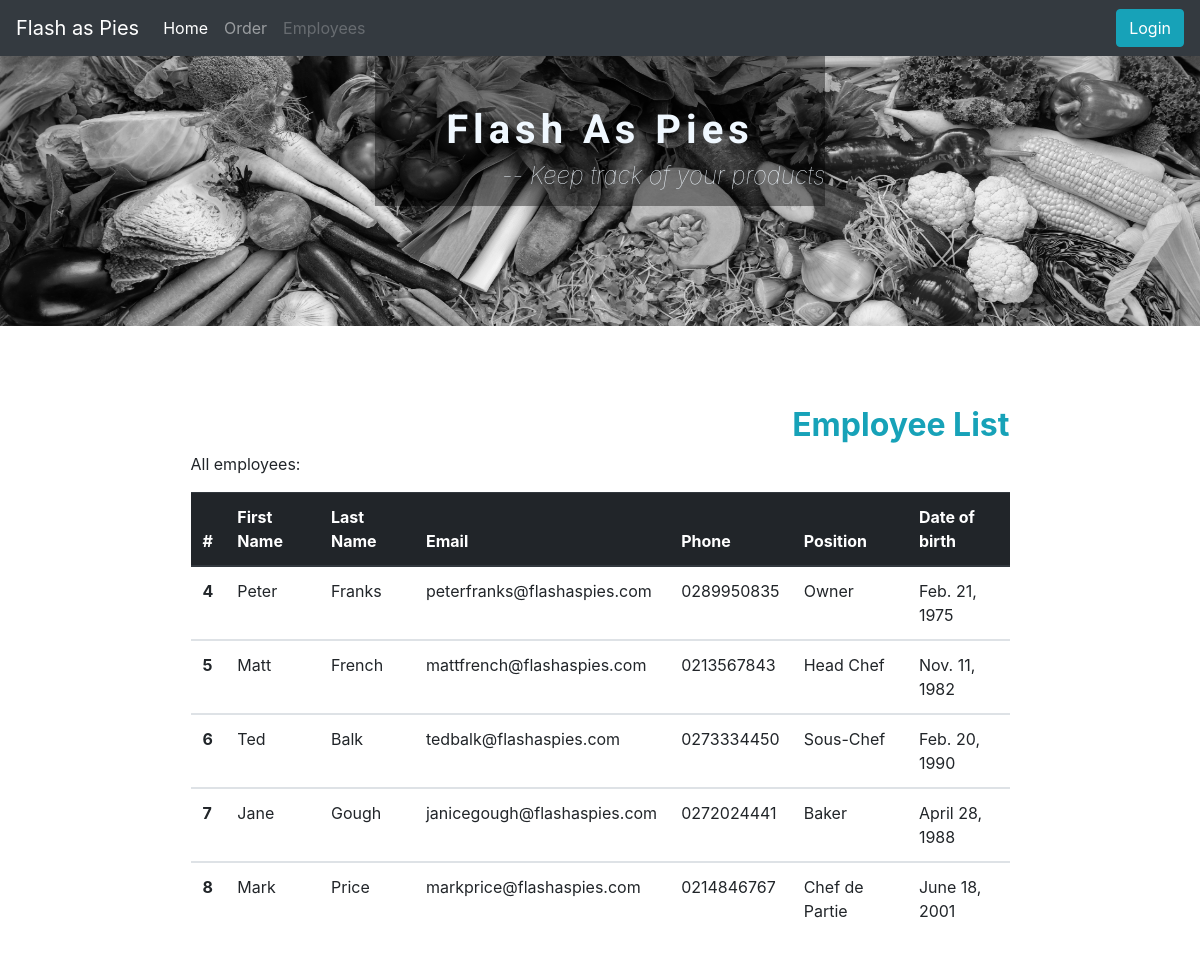
Page /staff/ on the committed database.
### flashAsPie/models.py (models this page shows, shortened)
class User (models.Model):
    user_id = models.AutoField(primary_key=True)
    username = models.CharField(max_length = 15, unique = True)
    password = models.CharField(max_length = 35)
    email = models.EmailField()
    first_name = models.CharField(max_length = 20)
    last_name = models.CharField(max_length = 20)
    dob = models.DateField()
    position = models.CharField(max_length = 25)
    phone = models.CharField(max_length=35)
    is_admin = models.BooleanField(default = False)
    is_staff = models.BooleanField(default = False)
    USERNAME_FIELD = 'username'
    REQUIRED_FIELDS = ['email','first_name', 'last_name']
    objects = NewUserManager()

### flashAsPie/views.py (the view)
# urls.py: path('staff/', employee, name='staff'),
def employee(request):
    employees = User.objects.all()
    context = {
        "employees" : employees
    }
    return render(request, 'staff.html', context)

### flashAsPie/templates/staff.html (shortened to what this page needs)
{% extends "base.html" %}
{% load static %}
{% block content %}
<div class="tableView">
<div class="container-fluid">
  <div class="topTitle">
    <h2>Employee List</h2>
    <p>All employees:<p>
  </div>
  <table class="table">
    <thead class="thead-dark">
      <tr>
        <th scope="col">#</th>
        <th scope="col">First Name</th>
        <th scope="col">Last Name</th>
        <th scope="col">Email</th>
        <th scope="col">Phone</th>
        <th scope="col">Position</th>
        <th scope="col">Date of birth</th>
      </tr>
    </thead>
    {% if employees %}
        {% for employee in employees %}
        <tbody>
            <tr>
            <th scope="row">{{employee.user_id}}</th>
            <td>{{ employee.first_name |capfirst }}</td>
            <td>{{ employee.last_name |capfirst}}</td>
            <td>{{ employee.email |lower}}</td>
            <td>{{ employee.phone}}</td>
            <td>{{ employee.position}}</td>
            <td>{{ employee.dob}}</td>
            </tr>
        </tbody>
        {% endfor %}
    </table>
      {% endif %}
</div>
</div>
{% endblock %}

### enviro/static/css/main.css (style rules this page uses)
.topTitle { width: 70%; margin: 0 auto; }
.topTitle h2 { text-align: end; font-weight: bold; color: #17a2b8; }
.tableView { height: 100%; margin-top: 200px !important; min-height: 100%; bottom:150px; overflow:auto; }
.table { position: relative; width: 70%; max-width: 100%; margin: auto; margin-bottom: 100px; }
.table .thead-dark tr { background-color: #17a2b8 !important; }

### rows in the picture
User: user_id "4", first_name "Peter", last_name "Franks", email "peterfranks@flashaspies.com", phone "0289950835", position "Owner", dob "Feb. 21, 1975"
User: user_id "5", first_name "Matt", last_name "French", email "mattfrench@flashaspies.com", phone "0213567843", position "Head Chef", dob "Nov. 11, 1982"
User: user_id "6", first_name "Ted", last_name "Balk", email "tedbalk@flashaspies.com", phone "0273334450", position "Sous-Chef", dob "Feb. 20, 1990"
User: user_id "7", first_name "Jane", last_name "Gough", email "janicegough@flashaspies.com", phone "0272024441", position "Baker", dob "April 28, 1988"
User: user_id "8", first_name "Mark", last_name "Price", email "markprice@flashaspies.com", phone "0214846767", position "Chef de Partie", dob "June 18, 2001"
